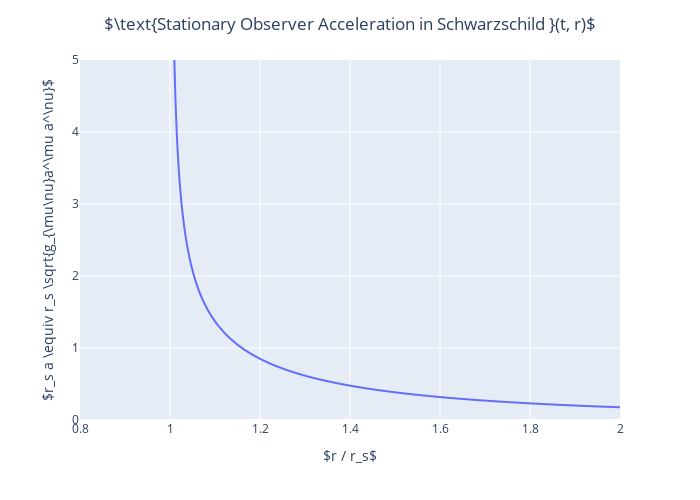

Notebook cell for this chart:
### Code cell
rs = numpy.arange(1 + 0.0001, 2 + 0.001, 0.0001)
df = pandas.DataFrame({'radius': rs, 'a_norm': a_norm(rs, 1)})
fig = px.line(df, x='radius', y='a_norm')
fig.update_layout(yaxis_range=[0,5],
                  xaxis_range=[0.8,2],
                  width=700,
                  height=500,
                  showlegend=False,
                  title_text=r'$\text{Stationary Observer Acceleration in Schwarzschild }(t, r)$', 
                  title_x=0.5,
                  xaxis_title=r'$r / r_s$',
                  yaxis_title=r'$r_s a \equiv r_s \sqrt{g_{\mu\nu}a^\mu a^\nu}$')
fig.show()

### Figure 1 — Plotly figure (JSON) as saved in the notebook; plotly's stock layout.template omitted (floating-point values rounded to 4 significant figures; data arrays with more than 128 entries replaced by an {"elided": "..."} marker saying what was removed)
{"data": [{"hovertemplate": "radius=%{x}<br>a_norm=%{y}<extra></extra>", "legendgroup": "", "line": {"color": "#636efa", "dash": "solid"}, "marker": {"symbol": "circle"}, "mode": "lines", "name": "", "showlegend": false, "type": "scattergl", "x": {"elided": "10009 float values"}, "xaxis": "x", "y": {"elided": "10009 float values"}, "yaxis": "y"}], "layout": {"height": 500, "legend": {"tracegroupgap": 0}, "margin": {"t": 60}, "showlegend": false, "title": {"text": "$\\text{Stationary Observer Acceleration in Schwarzschild }(t, r)$", "x": 0.5}, "width": 700, "xaxis": {"anchor": "y", "domain": [0, 1], "range": [0.8, 2], "title": {"text": "$r / r_s$"}}, "yaxis": {"anchor": "x", "domain": [0, 1], "range": [0, 5], "title": {"text": "$r_s a \\equiv r_s \\sqrt{g_{\\mu\\nu}a^\\mu a^\\nu}$"}}}}
